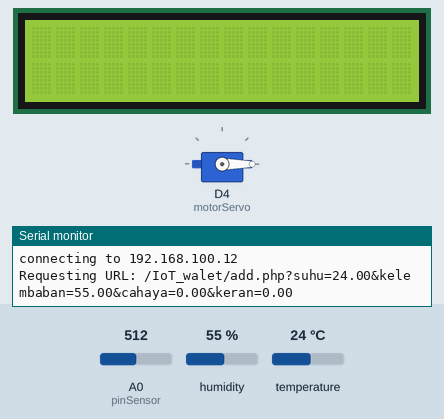
A sketch run on a simulated ESP8266 (Wemos D1 mini). Shown: 16×2 character LCD, servo, the last lines printed to the serial monitor. Inputs (shaded band) come from the test bench; at power-on: humidity 55 %, temperature 24 °C, A0 (pinSensor) = 512. WiFi joins after 1.5 s; servers stay silent unless stated; uploads are accepted with an empty reply.

Above: at 2.7 s.
2.8 s: humidity set to 88 %
At 7.0 s:
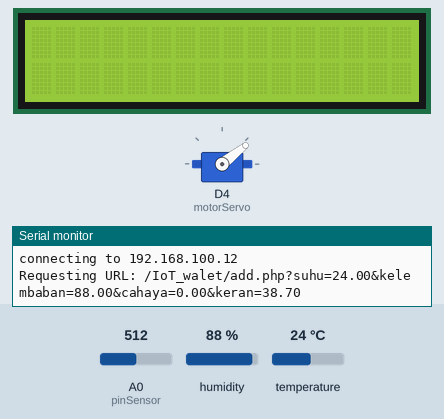
7.3 s: temperature set to 28 °C
At 11.3 s:
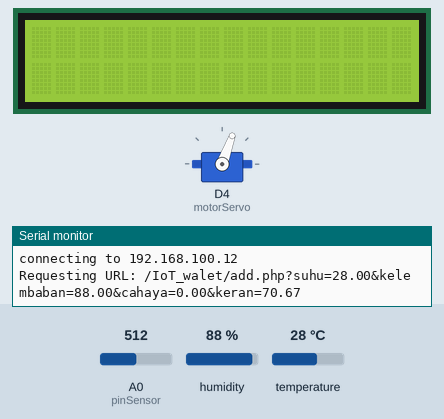
11.6 s: humidity set to 68 %
At 15.6 s:
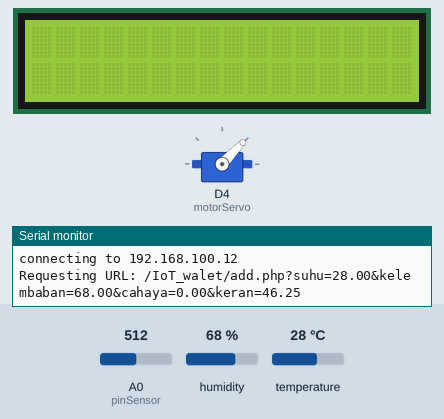
15.9 s: A0 (pinSensor) set to 889
19.9 s: A0 (pinSensor) set to 911
At 23.8 s:
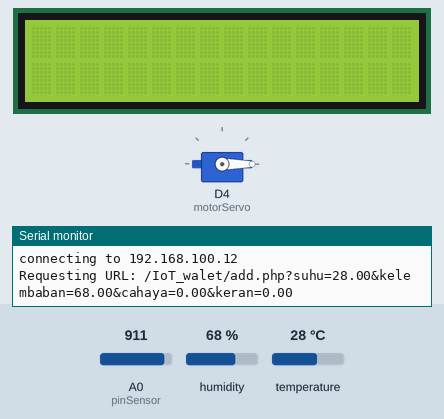
28.8 s: A0 (pinSensor) set to 900
At 32.2 s:
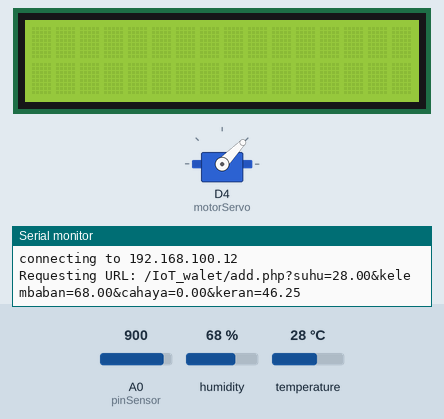
Timing chart, 0 to 33.7 s (numbered marks = the images above; inputs shaded):
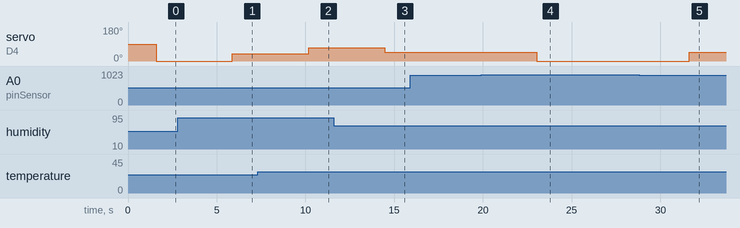

Measured:
- the behaviour switches between 900 and 901 on A0 (pinSensor) (found by bisection; images 3 and 4)
- after the input at 2.8 s, servo on D4 (motorServo): 0° → 38° after 3.1 s
- after the input at 7.3 s, servo on D4 (motorServo): 38° → 70° after 2.9 s
- after the input at 11.6 s, servo on D4 (motorServo): 70° → 46° after 2.9 s
- after the input at 19.9 s, servo on D4 (motorServo): 46° → 0° after 3.1 s
- after the input at 28.8 s, servo on D4 (motorServo): 0° → 46° after 2.8 s

The sketch:

_sugeno__wemos_tanpa_cahaya_3_linguistik.ino
```cpp
#include <LiquidCrystal_I2C.h>
LiquidCrystal_I2C lcd(0x27,16,2);  // GANTI 0x3F Ke 0x27 kalau LCD ga muncul

#include <DHT.h>
#include <ESP8266WiFi.h>
#include <Servo.h>

#define DHTPIN D5
#define DHTTYPE DHT11
DHT dht(DHTPIN, DHTTYPE);
Servo motorServo;

const char* ssid = "361Carwash";
const char* password = "361Carwash";
const char* host = "192.168.100.12"; //edit the host adress, ip address etc.

#define pinSensor A0
int sensorValue = 0;

float sensorSuhu;
float sensorKelembaban;
float sensorCahaya;

//Rule Base
float suhu [3];
float kelembaban [3];
float cahaya [3];
float rule [3][3];
float rule00, rule01, rule02;
float rule10, rule11, rule12;
float rule20, rule21, rule22;
float defuz, pwm, defuzzy, keranBuka;
float temp, minsuhuKelem;

void setup() {
  lcd.begin(); // initializing the lcd 16x2
//  lcd.setBacklightPin(3, POSITIVE); // enable or turn on the backlight
//  lcd.setBacklight(HIGHT);

//  lcd.init();
  // Print a message to the LCD.
  lcd.backlight();

  Serial.begin(115200);

  motorServo.attach(D4); //D4

  //cahaya
//  pinMode(A0, INPUT);

//  Serial.print("{\"humidity\": ");
//  Serial.print(kelembaban);
//  Serial.print(", \"temp\": ");
//  Serial.print(suhu);
//  Serial.print("}\n");


 // =========================================================
 // wifi
  Serial.println();
  Serial.println();
  Serial.print("Connecting to ");
  Serial.println(ssid);

  WiFi.begin(ssid, password);

  while (WiFi.status() != WL_CONNECTED) {
    delay(500);
    Serial.print(".");
  }

  Serial.println("");
  Serial.println("WiFi connected");
  Serial.println("IP address: ");
  Serial.println(WiFi.localIP());
}

void loop() {
  int sensorWater = analogRead(A0);

  sensorKelembaban = dht.readHumidity();
  sensorSuhu = dht.readTemperature();

  //sensor ldr
//  int nilai = analogRead(A0);   // Baca nilai sensor
//  float Vout = nilai*0.0048828125;
//  sensorCahaya = 500/(10*((5-Vout)/Vout)); // ini yang benar conversi lux
//  float lux2=(2500/Vout-500)/10;
//  Serial.println(sensorCahaya);
//  Serial.println(lux2);

// sensorSuhu = 32.00;
// sensorKelembaban = 62.00;

//  fuzzifikasi
   FuzzySuhu(sensorSuhu);
   FuzzyKelembaban(sensorKelembaban);

// defuzzifikasi
   Defuzzy();

// servo
//motorServo.write(90);
//delay (3000);
//motorServo.write(0);

  Serial.println("water sensor");
  Serial.println(sensorWater);
  if (sensorWater > 900) {
    Serial.println("stop");
    motorServo.write(0);
    keranBuka = 0;
  }else{
    motorServo.write(defuzzy);
    Serial.println(defuzzy);
    keranBuka = defuzzy;
  }


//  lcd.clear();
//  lcd.setCursor(0,0);
//  lcd.print("K: ");
//  lcd.setCursor(2,0);
//  lcd.print(sensorKelembaban);
//  lcd.setCursor(8,0);
//  lcd.print("S: ");
//  lcd.setCursor(10,0);
//  lcd.print(sensorSuhu);
//
//  lcd.setCursor(0,1);
//  lcd.print("C: ");
//  lcd.setCursor(2,1);
//  lcd.print(sensorCahaya);
//  lcd.setCursor(8,1);
//  lcd.print("F: ");
//  lcd.setCursor(10,1);
//  lcd.print(defuzzy);
// ==============================================================
  // koneksi wifi
  sensorValue = analogRead(pinSensor);

  Serial.print("connecting to ");
  Serial.println(host);

  WiFiClient client;
  const int httpPort = 80;
  if (!client.connect(host, httpPort)) {
    Serial.println("connection failed");
    return;
  }

  // We now create a URI for the request
  String url = "/IoT_walet/add.php?";
  url += "suhu=";
  url += sensorSuhu;
  url += "&kelembaban=";
  url += sensorKelembaban;
  url += "&cahaya=";
  url += sensorCahaya;
  url += "&keran=";
  url += keranBuka;


  Serial.print("Requesting URL: ");
  Serial.println(url);

  // This will send the request to the server
  client.print(String("GET ") + url + " HTTP/1.1\r\n" +
               "Host: " + host + "\r\n" +
               "Connection: close\r\n\r\n");

  unsigned long timeout = millis();
  while (client.available() == 0) {
    if (millis() - timeout > 5000) {
      Serial.println(">>> Client Timeout !");
      client.stop();
      return;
    }
  }

  // Read all the lines of the reply from server and print them to Serial
  while (client.available()) {
    String line = client.readStringUntil('\r');
    if (line.indexOf("sukses gaes") != -1) {
      Serial.println();
      Serial.println("Yes, data masuk");
    } else if (line.indexOf("gagal gaes") != -1) {
      Serial.println();
      Serial.println("Maaf, data gagal masuk");
    }
  }

//  Serial.println();
//  Serial.println("closing connection");
  delay(3000); // delay 3s
//  delay(300000); // delay 5 menit
}


void FuzzySuhu(float sensorSuhu){
  // untuk suhu Normal
  if (sensorSuhu <= 25.00)
  { suhu [0] = 1;}
  else if (25.00 <= sensorSuhu && sensorSuhu <= 27.00)
  {  suhu [0] = (27.00 - sensorSuhu)/(27.00 - 25.00); }
  else
  { suhu [0] = 0;}
//  Serial.print("suhu functions: ");
//  Serial.println(sensorSuhu);

  // untuk suhu hampir panas / Sedang
  if (sensorSuhu <= 25.00 || sensorSuhu >= 29.00)
  { suhu [1] = 0;}
  else if (25.00 <= sensorSuhu && sensorSuhu <= 27.00)
  { suhu [1] = (sensorSuhu-25.00)/(27.00-25.00);}
  else if (27.00 <= sensorSuhu && sensorSuhu <= 29.00)
  { suhu [1] = (29.00 - sensorSuhu)/(29.00-27.00);}

  // untuk suhu panas / Tinggi
  if (sensorSuhu <= 27.00)
  { suhu [2] = 0;}
  else if (27.00 <= sensorSuhu && sensorSuhu <= 29.00)
  { suhu [2] = (sensorSuhu-27.00)/(29.00-27.00);}
  else
  { suhu [2] = 1;}
}

void FuzzyKelembaban(float sensorKelembaban){
  // untuk kelembaban Tinggi
  if (sensorKelembaban <= 65.00)
  { kelembaban [0] = 1;}
  else if (65.00 <= sensorKelembaban && sensorKelembaban <= 70.00)
  {  kelembaban [0] = (70.00 - sensorKelembaban)/(70.00 - 65.00); }
  else
  { kelembaban [0] = 0;}

  // untuk kelembaban Sedang
  if (sensorKelembaban <= 65.00 || sensorKelembaban >= 95.00)
  { kelembaban [1] = 0;}
  else if (65.00 <= sensorKelembaban && sensorKelembaban <= 70.00)
  { kelembaban [1] = (sensorKelembaban-25.00)/(27.00-25.00);}
  else if (70.00 <= sensorKelembaban && sensorKelembaban <= 95.00)
  { kelembaban [1] = (95.00 - sensorKelembaban)/(95.00-70.00);}

  // untuk kelembaban normal
  if (sensorKelembaban <= 70.00)
  { kelembaban [2] = 0;}
  else if (70.00 <= sensorKelembaban  && sensorKelembaban <= 95.00)
  { kelembaban [2] = (sensorKelembaban-70.00)/(95.00 - 70.00);}
  else
  { kelembaban [2] = 1;}
  Serial.print("kelembaban functions: ");
  Serial.println(sensorKelembaban);
}


// rule dan defuzzifikasi belum dirubah
void RuleEva (){
 int i, j;
 for ( i=0; i<=2; i=i+1)
 {
   for ( j=0; j<=2; j=j+1)
   {
     temp = min(suhu[i], kelembaban[j]);
     rule [i][j] = temp;
   }
 }
 rule00 = rule [0][0]; // (normal,normal = )
 rule01 = rule [0][1]; // (normal,sedang = )
 rule02 = rule [0][2]; // (normal,tinggi = )

 rule10 = rule [1][0]; // (sedang,normal = )
 rule11 = rule [1][1]; // (sedang,sedang = )
 rule12 = rule [1][2]; // (sedang,tinggi = )

 rule20 = rule [2][0]; // (tinggi,normal = )
 rule21 = rule [2][1]; // (tinggi,sedang = )
 rule22 = rule [2][2]; // (tinggi,tinggi = )

}

void Defuzzy () {
  // metode sugeno (weighted average)
  RuleEva();
  pwm = (rule00 * 0) + (rule01 * 22.5) + (rule02 * 45) + (rule10 * 22.5) + (rule11 * 45) + (rule12 * 67.5) + (rule20 * 45) + (rule21 * 67.5) + (rule22 * 90);

  defuz = 0;
  int i, j;
  for ( i=0; i<=2; i=i+1)
  {
    for ( j=0; j<=2; j=j+1)
    {
      defuz = defuz + rule [i][j];
    }
  }
  defuzzy = pwm / defuz;
}
```
